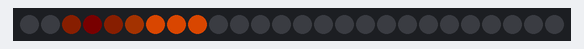
Bench run of a sketch on a simulated Arduino Uno, built with avr-gcc and run on an emulated ATmega328P. On the bench: 26 RGB LEDs in strip order, left to right. Dim RGB values are drawn brighter than linear; random numbers use the default seed unless the sketch sets one.

Above: at 0.47 s.
At 9.61 s:
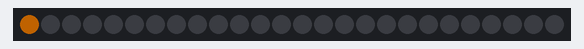
At 14.74 s:
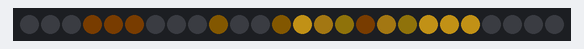
At 15.77 s:
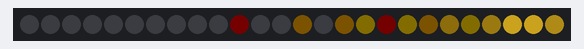
At 19.88 s:
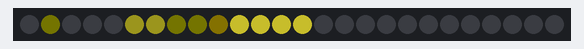
At 39.3 s:
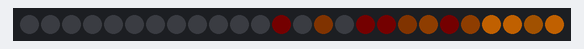

The sketch:

Brown_Boater_Hat.ino
```cpp
#include "FastLED.h"
#define NUM_LEDS 26

#define PIN_A 13
CRGB leds_A[NUM_LEDS];

// Warlock
DEFINE_GRADIENT_PALETTE( Warlock ) {
    0, 0,  172,  0,
  255, 148,255,  0};

// Fire
DEFINE_GRADIENT_PALETTE( Fire ) {
    0, 255,  64,  0,
  127, 255, 128,  0,
  255, 255,255,  64};

// Gradient palette "bhw2_grrrrr_gp", originally from
// http://soliton.vm.bytemark.co.uk/pub/cpt-city/bhw/bhw2/tn/bhw2_grrrrr.png.index.html
// converted for FastLED with gammas (2.6, 2.2, 2.5)
// Size: 32 bytes of program space.

DEFINE_GRADIENT_PALETTE( bhw2_grrrrr_gp ) {
    0, 184, 15,155,
   35,  78, 46,168,
   84,  65,169,230,
  130,   9,127,186,
  163,  77,182,109,
  191, 242,246, 55,
  216, 142,128,103,
  255,  72, 50,168};


CRGBPalette16 currentPalette = Fire;

/* GLOBAL VARIABLES */
uint8_t paletteIndex;
uint8_t chaosTheory;

void setup()
{
  FastLED.addLeds<WS2812, PIN_A, GRB>(leds_A, NUM_LEDS).setCorrection( TypicalLEDStrip );
  FastLED.setBrightness(192);
}

void loop()
{
  chaosTheory = random8(1, 20);

  EVERY_N_MILLISECONDS(random8(NUM_LEDS * 2, NUM_LEDS * 6)) {
                              // color                                                               // meteor size // meteor decay  // meteor random decay // meteor fade
  meteorRain(CRGB::Black, ColorFromPalette(currentPalette, paletteIndex, random8(92, 192), LINEARBLEND), random8(1, 3), random8(125, 475), true, random8((NUM_LEDS / 2), NUM_LEDS));
  }
                                fadeToBlackBy(leds_A, NUM_LEDS, NUM_LEDS);

  paletteIndex += chaosTheory;
}

void meteorRain(CRGB ColorBackground, CRGB ColorMeteor, byte meteorSize, byte meteorTrailDecay, boolean meteorRandomDecay, int SpeedDelay)
{
  // set background color
  fill_solid(leds_A, NUM_LEDS, ColorBackground );

  for(int i = 0; i < NUM_LEDS+NUM_LEDS; i++) {
    // fade color to background color for all LEDs
    for(int j=0; j<NUM_LEDS; j++) {
      if( (!meteorRandomDecay) || (random(10)>5) ) {
        leds_A[j] = fadeTowardColor(leds_A[j], ColorBackground, meteorTrailDecay );
      }
    }

    // draw meteor
    for(int j = 0; j < meteorSize; j++) {
      if( ( i-j <NUM_LEDS) && (i-j>=0) ) {
        leds_A[i-j]= ColorMeteor;
      }
    }

    FastLED.show();
    delay(SpeedDelay);
  }
}

// Functies from Kriegsman example
CRGB fadeTowardColor( CRGB& cur, const CRGB& target, uint8_t amount)
{
  nblendU8TowardU8( cur.red,   target.red,   amount);
  nblendU8TowardU8( cur.green, target.green, amount);
  nblendU8TowardU8( cur.blue,  target.blue,  amount);
  return cur;
}

// function used by "fadeTowardColor"
void nblendU8TowardU8( uint8_t& cur, const uint8_t target, uint8_t amount)
{
  if( cur == target) return;

  if( cur < target ) {
    uint8_t delta = target - cur;
    delta = scale8_video( delta, amount);
    cur += delta;
  } else {
    uint8_t delta = cur - target;
    delta = scale8_video( delta, amount);
    cur -= delta;
  }
}
```
